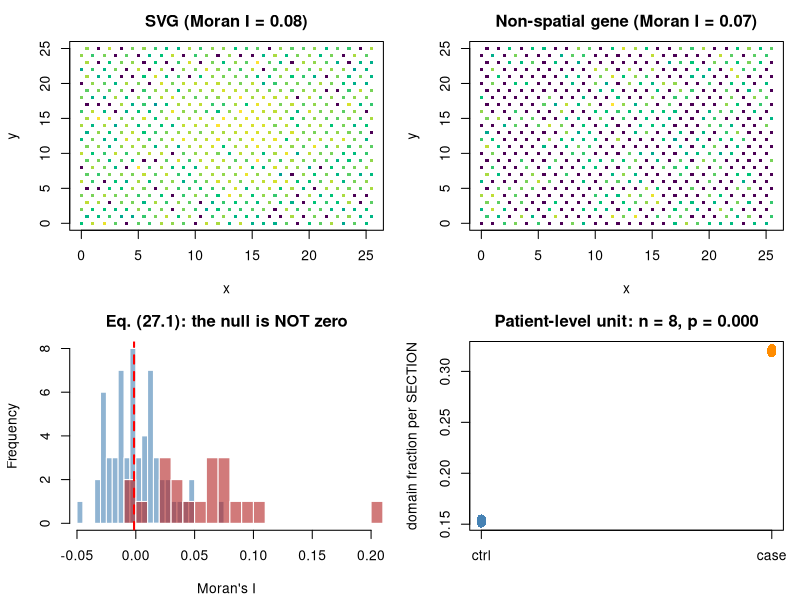

Here is the R script that generated this plot:
#' ---
#' title: "Applied 27 - Spatial transcriptomics and spatial omics"
#' output: html_document
#' ---
#'
#' **Curriculum link:** `stats.md` -> Topic 27, equations (27.1)-(27.5)
#'
#' ## The central trap
#'
#' A tissue section contains thousands of spots but is **one observation of one
#' patient**. Spot-level p-values describe that section, not the condition.

#+ setup, message = FALSE
suppressPackageStartupMessages(library(nlme))
MODULE_NAME <- "27_spatial_omics"
OUT <- file.path(Sys.getenv("STATS_OUT", unset = "results"), MODULE_NAME)
dir.create(OUT, recursive = TRUE, showWarnings = FALSE)
header <- function(txt) cat("\n", strrep("=", 72), "\n", txt, "\n",
                            strrep("=", 72), "\n", sep = "")

#' ## 1. Simulate replicated tissue sections

#+ simulate
header("1. A multi-patient spatial experiment")
simulate_spatial <- function(n_patients = 8, side = 26, G = 250, n_svg = 30) {
  coords0 <- expand.grid(x = 0:(side-1), y = 0:(side-1))
  coords0$x <- coords0$x + (coords0$y %% 2)*0.5          # hexagonal-ish offset
  n_spot <- nrow(coords0)
  condition <- rep(c("ctrl","case"), each = n_patients/2)
  is_svg <- c(rep(TRUE, n_svg), rep(FALSE, G - n_svg))
  base <- exp(rnorm(G, -0.7, 1.1))
  blocks <- list(); metas <- list()
  for (pid in seq_len(n_patients)) {
    patient_eff <- rnorm(G, 0, 0.45)                     # patient RANDOM effect
    cx <- side/2 + rnorm(1, 0, 1.5); cy <- side/2 + rnorm(1, 0, 1.5)
    radius <- side*0.22 * if (condition[pid] == "case") 1.45 else 1
    dist_ <- sqrt((coords0$x - cx)^2 + (coords0$y - cy)^2)
    in_domain <- as.numeric(dist_ < radius)
    field <- exp(-(dist_/(side*0.25))^2)
    depth <- rlnorm(n_spot, 0, 0.32)
    mu <- outer(base*exp(patient_eff), depth)
    mu[is_svg, ] <- mu[is_svg, ] * rep(exp(1.4*field), each = sum(is_svg))
    Y <- matrix(rpois(length(mu), mu), nrow = G)
    ids <- sprintf("P%02d_S%04d", pid-1, seq_len(n_spot))
    dimnames(Y) <- list(sprintf("G%03d", seq_len(G)), ids)
    blocks[[pid]] <- Y
    metas[[pid]] <- data.frame(patient = sprintf("P%02d", pid-1),
                               condition = condition[pid],
                               x = coords0$x, y = coords0$y, in_domain = in_domain,
                               total_umi = colSums(Y), row.names = ids)
  }
  list(counts = do.call(cbind, blocks), spot_meta = do.call(rbind, metas),
       truth = data.frame(is_svg = is_svg, row.names = sprintf("G%03d", seq_len(G))))
}
set.seed(3701)
sim <- simulate_spatial()
counts <- sim$counts; spot_meta <- sim$spot_meta; truth <- sim$truth
spot_meta$condition <- factor(spot_meta$condition, levels = c("ctrl","case"))
stopifnot(identical(colnames(counts), rownames(spot_meta)))
cat(sprintf("  %d genes x %s spots from %d patients\n", nrow(counts),
            format(ncol(counts), big.mark=","), length(unique(spot_meta$patient))))
cat(sprintf("  spots per section: %d\n", sum(spot_meta$patient == "P00")))
cat(sprintf("  truly spatially variable genes: %d\n", sum(truth$is_svg)))
cat(sprintf("\n  n for CONDITION-level claims = %d patients, NOT %s spots\n",
            length(unique(spot_meta$patient)), format(ncol(counts), big.mark=",")))

#' ## 2. Spatial autocorrelation: Moran's I, eq. (27.1)
#'
#' Note `E_0[I] = -1/(n-1)`, **not zero** - a routinely misreported detail.

#+ morans
header("2. Moran's I and Geary's C (27.1)-(27.2)")
knn_weights <- function(coords, k = 6) {
  d <- as.matrix(dist(coords)); diag(d) <- Inf
  W <- matrix(0, nrow(d), nrow(d))
  for (i in seq_len(nrow(d))) W[i, order(d[i, ])[1:k]] <- 1/k
  W
}
morans_i <- function(x, W) {                                     # eq. (27.1)
  n <- length(x); z <- x - mean(x)
  den <- sum(z^2)
  if (den == 0) return(0)
  (n/sum(W)) * as.numeric(t(z) %*% W %*% z)/den
}
gearys_c <- function(x, W) {                                     # eq. (27.2)
  n <- length(x); z <- x - mean(x); den <- sum(z^2)
  if (den == 0) return(1)
  num <- sum(W * outer(x, x, "-")^2)
  ((n-1)*num)/(2*sum(W)*den)
}
p0 <- spot_meta$patient == "P00"
coords0 <- as.matrix(spot_meta[p0, c("x","y")])
W <- knn_weights(coords0, 6)
n_spots0 <- nrow(coords0)
cat(sprintf("  section P00: %d spots, k=6 neighbour graph\n", n_spots0))
cat(sprintf("  E_0[Moran's I] = -1/(n-1) = %.5f  (NOT zero)\n", -1/(n_spots0-1)))
cat("  E_0[Geary's C] = 1.0\n")
sub <- counts[, p0]
logn <- log1p(t(t(sub)/colSums(sub))*1e4)
cat(sprintf("\n  %-22s%15s%15s\n", "gene class", "mean Moran I", "mean Geary C"))
for (row_ in list(list("truly spatial (SVG)", which(truth$is_svg)[1:30]),
                  list("non-spatial", which(!truth$is_svg)[1:30])))
  cat(sprintf("  %-22s%15.4f%15.4f\n", row_[[1]],
              mean(sapply(row_[[2]], function(g) morans_i(logn[g, ], W))),
              mean(sapply(row_[[2]], function(g) gearys_c(logn[g, ], W)))))

#' ## 3. Testing spatial variability by permutation

#+ svg-test
header("3. Permutation test for spatially variable genes")
moran_perm_test <- function(x, W, n_perm = 99) {
  obs <- morans_i(x, W)
  null <- replicate(n_perm, morans_i(sample(x), W))
  c(I = obs, p = (1 + sum(null >= obs))/(n_perm + 1))
}
set.seed(3702)
genes_test <- c(which(truth$is_svg)[1:20], which(!truth$is_svg)[1:60])
svg_res <- t(sapply(genes_test, function(g) moran_perm_test(logn[g, ], W)))
rownames(svg_res) <- rownames(logn)[genes_test]
q <- p.adjust(svg_res[, "p"], "BH")
is_svg_t <- truth$is_svg[genes_test]
cat(sprintf("  tested %d genes in ONE section\n", length(genes_test)))
cat(sprintf("  detected: %d  (TP %d, FP %d)\n", sum(q < 0.05),
            sum(q < 0.05 & is_svg_t), sum(q < 0.05 & !is_svg_t)))
cat(sprintf("  sensitivity %.2f\n", sum(q < 0.05 & is_svg_t)/sum(is_svg_t)))
cat("\n  This is a valid WITHIN-SECTION claim: 'this gene is spatially organised\n")
cat("  in this tissue'. It says NOTHING about the condition.\n")
cat("  NOTE we permute VALUES over LOCATIONS, which preserves both the\n")
cat("  expression distribution and the tissue geometry. The normal\n")
cat("  approximation for Moran's I is poor on irregular lattices.\n")

#' ## 4. THE TRAP: spot-level condition testing

#+ trap
header("4. Spots are not patients (eq. 1.5 again)")
dom_frac <- aggregate(in_domain ~ patient + condition, spot_meta, mean)
d_spot <- spot_meta
d_spot$case <- as.numeric(d_spot$condition == "case")
m_spot <- glm(in_domain ~ case, data = d_spot, family = binomial())
a <- dom_frac$in_domain[dom_frac$condition == "ctrl"]
b <- dom_frac$in_domain[dom_frac$condition == "case"]
p_patient <- t.test(a, b)$p.value
m_mixed <- lme(in_domain ~ case, random = ~ 1 | patient, data = d_spot)
cat(sprintf("  domain fraction: ctrl %.3f, case %.3f\n", mean(a), mean(b)))
cat(sprintf("\n  %-44s%14s%14s\n", "analysis", "p-value", "effective n"))
cat(sprintf("  %-44s%14.2e%14s\n", "spot-level logistic (WRONG)",
            coef(summary(m_spot))["case", 4], format(nrow(d_spot), big.mark=",")))
cat(sprintf("  %-44s%14.2e%14d\n", "per-patient summary, t-test", p_patient, nrow(dom_frac)))
cat(sprintf("  %-44s%14.2e%14d\n", "mixed model, patient random effect",
            summary(m_mixed)$tTable["case", "p-value"], nrow(dom_frac)))
cat("\n  The spot-level p-value is astronomically small because it counts\n")
cat("  thousands of spots as independent. The design effect (eq. 1.8) applies\n")
cat("  exactly as it did for cells in Module 21.\n")
cat("\n  NEGATIVE CONTROL - assign patients to arms at random:\n")
set.seed(11)
fake <- t(replicate(40, {
  lv <- sample(rep(c("ctrl","case"), each = nrow(dom_frac)/2))
  names(lv) <- dom_frac$patient
  d2 <- spot_meta; d2$fake <- as.numeric(lv[as.character(d2$patient)] == "case")
  ms <- glm(in_domain ~ fake, data = d2, family = binomial())
  dd <- dom_frac; dd$fake <- lv[as.character(dd$patient)]
  c(coef(summary(ms))["fake", 4] < 0.05,
    t.test(dd$in_domain[dd$fake == "ctrl"], dd$in_domain[dd$fake == "case"])$p.value < 0.05)
}))
cat(sprintf("    spot-level false-positive rate    : %.0f%%   <- should be 5%%\n",
            100*mean(fake[, 1])))
cat(sprintf("    patient-level false-positive rate : %.0f%%\n", 100*mean(fake[, 2])))

#' ## 5. Counts stay counts: the total-UMI offset, eq. (27.4)

#+ offset
header("5. Spot depth varies enormously - use an offset (27.4)")
cat(sprintf("  total UMI per spot: %s - %s (%.1fx)\n",
            format(min(spot_meta$total_umi), big.mark=","),
            format(max(spot_meta$total_umi), big.mark=","),
            max(spot_meta$total_umi)/max(min(spot_meta$total_umi), 1)))
g_test <- 1
d <- spot_meta[p0, ]; d$y <- as.numeric(sub[g_test, ])
m_no <- glm(y ~ in_domain, data = d, family = poisson())
m_off <- glm(y ~ in_domain, data = d, family = poisson(), offset = log(total_umi))
cat(sprintf("\n  gene %s, domain effect:\n", rownames(counts)[g_test]))
cat(sprintf("    without offset: %+.4f (p = %.2e)\n", coef(m_no)["in_domain"],
            coef(summary(m_no))["in_domain", 4]))
cat(sprintf("    with offset    : %+.4f (p = %.2e)\n", coef(m_off)["in_domain"],
            coef(summary(m_off))["in_domain", 4]))
cat("  Without the offset the model partly measures how deeply each spot was\n")
cat("  sequenced, not how much RNA the cells contained (eq. 13.8).\n")

#' ## 6. Edge effects and neighbourhood-graph sensitivity

#+ edges
header("6. Edge effects and the neighbour graph")
d_edge <- pmin(coords0[,1] - min(coords0[,1]), max(coords0[,1]) - coords0[,1],
               coords0[,2] - min(coords0[,2]), max(coords0[,2]) - coords0[,2])
is_edge <- d_edge < 2
Dm <- as.matrix(dist(coords0))
n_within2 <- rowSums(Dm > 0 & Dm <= 2)
cat(sprintf("  spots within 2 units: interior mean %.1f, edge mean %.1f\n",
            mean(n_within2[!is_edge]), mean(n_within2[is_edge])))
svg0 <- which(truth$is_svg)[1]
cat(sprintf("\n  Moran's I for a spatial gene:\n"))
cat(sprintf("    all spots             : %.4f\n", morans_i(logn[svg0, ], W)))
cat(sprintf("    interior only (buffer): %.4f\n",
            morans_i(logn[svg0, !is_edge], knn_weights(coords0[!is_edge, ], 6))))
cat("  Boundary spots have fewer TRUE neighbours, which biases neighbourhood\n")
cat("  statistics. Use a buffer zone, an edge-corrected estimator, or a\n")
cat("  toroidal correction - and SAY WHICH.\n")
cat(sprintf("\n  %16s%24s%22s\n", "k (neighbours)", "mean I, spatial genes",
            "mean I, non-spatial"))
for (k in c(4, 6, 12, 30)) {
  Wk <- knn_weights(coords0, k)
  cat(sprintf("  %16d%24.4f%22.4f\n", k,
              mean(sapply(which(truth$is_svg)[1:15], function(g) morans_i(logn[g, ], Wk))),
              mean(sapply(which(!truth$is_svg)[1:15], function(g) morans_i(logn[g, ], Wk)))))
}
cat("\n  Larger neighbourhoods detect broader gradients; smaller ones detect\n")
cat("  fine structure. There is NO single correct k - report the choice and\n")
cat("  show sensitivity to it.\n")

#' ## 7. Figure

#+ figure
png(file.path(OUT, "spatial.png"), width = 1100, height = 800, res = 110)
par(mfrow = c(2, 2), mar = c(4.2, 4.2, 2.5, 1))
pal <- hcl.colors(30, "viridis")
plot(coords0, pch = 15, cex = 0.5, col = pal[cut(logn[svg0, ], 30)],
     xlab = "x", ylab = "y",
     main = sprintf("SVG (Moran I = %.2f)", morans_i(logn[svg0, ], W)))
ns <- which(!truth$is_svg)[1]
plot(coords0, pch = 15, cex = 0.5, col = pal[cut(logn[ns, ], 30)],
     xlab = "x", ylab = "y",
     main = sprintf("Non-spatial gene (Moran I = %.2f)", morans_i(logn[ns, ], W)))
hist(svg_res[!is_svg_t, "I"], breaks = 25, col = adjustcolor("steelblue", 0.6),
     border = "white", xlim = range(svg_res[, "I"]),
     main = "Eq. (27.1): the null is NOT zero", xlab = "Moran's I")
hist(svg_res[is_svg_t, "I"], breaks = 25, col = adjustcolor("firebrick", 0.6),
     border = "white", add = TRUE)
abline(v = -1/(n_spots0-1), col = "red", lty = 2, lwd = 2)
stripchart(in_domain ~ condition, data = dom_frac, vertical = TRUE, pch = 16,
           cex = 1.4, col = c("steelblue","darkorange"),
           ylab = "domain fraction per SECTION",
           main = sprintf("Patient-level unit: n = %d, p = %.3f", nrow(dom_frac), p_patient))
invisible(dev.off())
cat("\nFigure written to", file.path(OUT, "spatial.png"), "\n")

#' # PROBLEMS
#'
#' ### Problem 1: Colocalisation with a geometry-preserving null
#'
#' Label spots as cell type A or B and ask whether A and B are closer than
#' chance. Permute LABELS, keeping COORDINATES fixed. Why not permute
#' coordinates?

#+ problem1
## ---- YOUR CODE HERE ----------------------------------------------------

## ---- SOLUTION (uncomment to check) -------------------------------------
# set.seed(21)
# lab <- ifelse(spot_meta$in_domain[p0] > 0, "A", "B")
# flip <- runif(length(lab)) < 0.12
# lab <- ifelse(flip, ifelse(lab == "A", "B", "A"), lab)
# cross_nn <- function(coords, lab) {
#   A <- coords[lab == "A",, drop = FALSE]; B <- coords[lab == "B",, drop = FALSE]
#   if (!nrow(A) || !nrow(B)) return(NA)
#   mean(apply(as.matrix(dist(rbind(A, B)))[1:nrow(A), -(1:nrow(A)), drop = FALSE], 1, min))
# }
# obs <- cross_nn(coords0, lab)
# null <- replicate(299, cross_nn(coords0, sample(lab)))
# cat(sprintf("  observed mean A->nearest-B distance: %.3f\n", obs))
# cat(sprintf("  permutation null mean              : %.3f\n", mean(null)))
# cat(sprintf("  p (A closer to B than chance)      : %.4f\n",
#             (1 + sum(null <= obs))/300))
#
# ## Permuting LABELS keeps the tissue's shape, density and any holes exactly as
# ## observed, so the null asks precisely 'given this tissue geometry, is the
# ## arrangement of labels special?'. Permuting COORDINATES would destroy the
# ## geometry and test a different, uninteresting null (uniform tissue).
# ## Colocalisation is also SCALE-DEPENDENT: repeat at several radii (a cross-K
# ## function) rather than reporting a single number.

#' ### Problem 2: Deconvolution uncertainty
#'
#' Simulate spot compositions as mixtures of two cell types, estimate by
#' constrained least squares, and propagate the uncertainty into a downstream
#' comparison. How much does ignoring it inflate significance?

#+ problem2
## ---- YOUR CODE HERE ----------------------------------------------------

## ---- SOLUTION (uncomment to check) -------------------------------------
# set.seed(31)
# n_sp <- 300; G2 <- 60
# prof <- matrix(rlnorm(G2*2), G2)
# w_true <- rbeta(n_sp, 2, 2)
# Yd <- prof %*% rbind(w_true, 1 - w_true) * matrix(rlnorm(G2*n_sp, 0, 0.35), G2)
# w_hat <- apply(Yd, 2, function(y) {
#   w <- c(0.5, 0.5)
#   for (it in 1:400) {
#     g <- crossprod(prof, prof %*% w - y)
#     w <- pmax(w - 0.3*g/max(sum(prof^2), 1e-9), 0); if (sum(w) > 0) w <- w/sum(w)
#   }
#   w[1]
# })
# rmse <- sqrt(mean((w_hat - w_true)^2))
# cat(sprintf("  correlation(estimated, true) = %.3f\n", cor(w_hat, w_true)))
# cat(sprintf("  RMSE of the proportion estimate = %.3f\n", rmse))
# grp <- rep(0:1, each = n_sp/2)                   # NO real difference
# p_naive <- t.test(w_hat[grp == 0], w_hat[grp == 1])$p.value
# boot_p <- replicate(200, {
#   wb <- pmin(pmax(w_hat + rnorm(n_sp, 0, rmse), 0), 1)
#   t.test(wb[grp == 0], wb[grp == 1])$p.value
# })
# cat(sprintf("  p treating w_hat as OBSERVED    : %.4f\n", p_naive))
# cat(sprintf("  median p with uncertainty added : %.4f\n", median(boot_p)))
#
# ## Deconvolved proportions are ESTIMATES with real error, but almost every
# ## downstream analysis treats them as measured quantities. Propagate the
# ## uncertainty (bootstrap or posterior draws) or state plainly that you did
# ## not - the same understatement-of-uncertainty issue as a batch-corrected
# ## matrix in Module 19.

#' ## What to take away
#'
#' 1. **Never treat spots or cells as patient replicates.**
#' 2. Build the neighbourhood graph deliberately and report sensitivity to it.
#' 3. Use permutation nulls that preserve tissue geometry.
#' 4. Keep counts as counts with a total-UMI offset (27.4).
#' 5. `E_0[Moran's I] = -1/(n-1)`, not 0.
#' 6. Propagate deconvolution uncertainty, or say that you did not.
#'
#' **Next:** `28b_survival_biomarkers.R`
